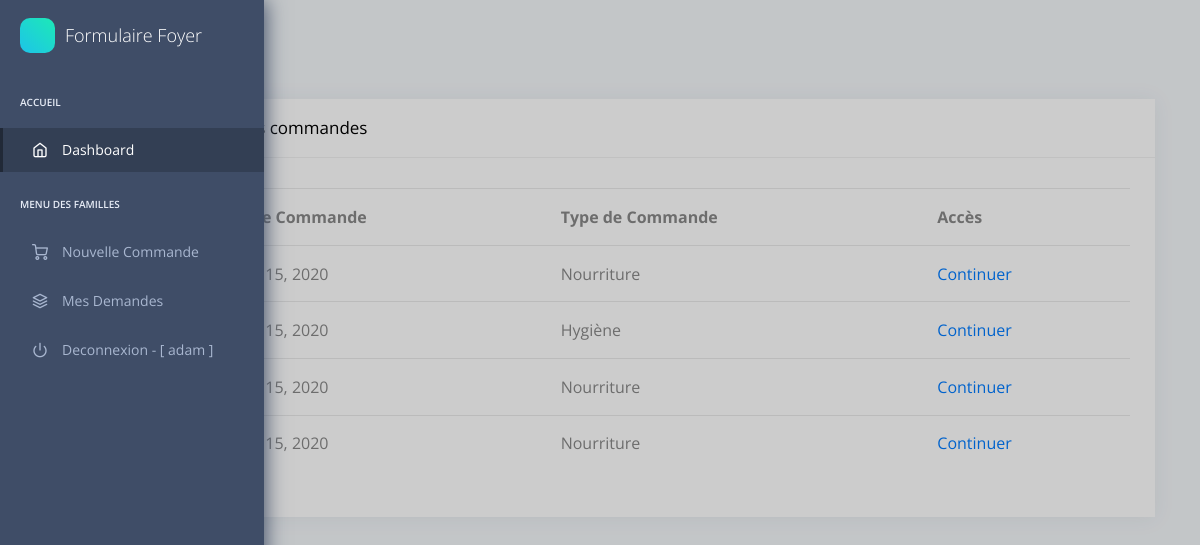
Screenshot of /6/demandes with the database file from the repository.
### forms/models.py (models this page shows, shortened)
class Compte(models.Model):
    nom = models.CharField(max_length=100)
    email = models.EmailField(max_length=100)
    mot_de_passe = models.CharField(max_length=100)
    numero_tel = models.CharField(max_length=100)
    adresse = models.CharField(max_length=100)
    ville = models.CharField(max_length=100)
    date_inscription = models.DateField(auto_now=True)
    membres = models.ManyToManyField(Membre)
    demandes = models.ManyToManyField(Demande)

class Demande(models.Model):
    type = models.CharField(max_length=200,default="Nourriture", choices=type_choices)
    items= models.ManyToManyField(Item)
    date_demande = models.DateField(auto_now=True)

### forms/views.py (the view)
# urls.py: path("<int:id>/demandes", views.demandes),
def demandes(request, id):
    c = Compte.objects.get(id=id)
    return render(request, 'forms/demandes.html', locals())

### forms/templates/forms/demandes.html (shortened to what this page needs)
<head>
    <link rel="stylesheet" href="/static/assets/fonts/fontawesome/css/fontawesome-all.min.css">
    <link rel="stylesheet" href="/static/assets/plugins/animation/css/animate.min.css">
    <link rel="stylesheet" href="/static/assets/css/style.css">
</head>
<nav class="pcoded-navbar">
    <div class="navbar-wrapper">
        <div class="navbar-brand header-logo">
            <a target="_blank" class="b-brand">
                <div class="b-bg">
                </div>
                <span class="b-title">Formulaire Foyer</span>
            </a>
        </div>
        <div class="navbar-content scroll-div">
            <ul class="nav pcoded-inner-navbar">
                <li class="nav-item pcoded-menu-caption">
                    <label>Accueil</label>
                </li>
                <li data-username="dashboard Default Ecommerce CRM Analytics Crypto Project" class="nav-item active">
                    <a href="/" class="nav-link "><span class="pcoded-micon"><i
                                class="feather icon-home"></i></span><span class="pcoded-mtext">Dashboard</span></a>
                </li>
                <li class="nav-item pcoded-menu-caption">
                    <label>Menu des Familles </label>
                </li>
                <li data-username="Create" class="nav-item"><a href="/{{id}}/create" class="nav-link"><span class="pcoded-micon"><i class="feather icon-shopping-cart"></i></span><span class="pcoded-mtext">Nouvelle Commande </span></a></li>
                <li data-username="Create" class="nav-item"><a href="/{{id}}/demandes" class="nav-link"><span class="pcoded-micon"><i class="feather icon-layers"></i></span><span class="pcoded-mtext">Mes Demandes </span></a></li>
                <li data-username="Disabled Menu" class="nav-item">
                    <a href={% url 'logout' %} class="nav-link">
                        <span class="pcoded-micon">
                            <i class="feather icon-power"></i>
                        </span>
                        <span class="pcoded-mtext">Deconnexion - [ {{c.nom}} ]</span>
                    </a>
                </li>
            </ul>
        </div>
    </div>
</nav>
<div class="pcoded-main-container">
    <div class="pcoded-wrapper">
<div class="pcoded-content">
    <div class="pcoded-inner-content">
        <div class="page-header">
            <div class="page-block">
                <div class="row align-items-center">
                    <div class="col-md-12">
                        <div class="page-header-title">
                            <h5 class="m-b-10">Accueil</h5>
                        </div>
                        <ul class="breadcrumb">
                            <li class="breadcrumb-item"><a href="/"></a></li>
                            <li class="breadcrumb-item"><a href="javascript:">Menu Foyer</a></li>
                        </ul>
                    </div>
                </div>
            </div>
        </div>
        <div class="main-body">
            <div class="page-wrapper">
				<div class="col-xl-12">
					<div class="card">
						<div class="card-header">
							<h5>Historique des commandes</h5>
						</div>
						<div class="card-block tab  le-border-style">
							<div class="table-responsive">
								<table class="table">
									<thead>
										<tr>
											<th>#</th>
											<th>Date Commande</th>
                                            <th>Type de Commande</th>
                                            <th>Accès</th>
										</tr>
									</thead>
									<tbody>
                                        {% for d in c.demandes.all %}
                                        <tr>
											<th scope="row">1</th>
											<td>{{d.date_demande}}</td>
                                            <td>{{d.type}}</td>
                                            <td><a href="/{{id}}/{{d.id}}">Continuer</a></td>
										</tr>
                                        {% endfor %}
									</tbody>
								</table>
							</div>
						</div>
					</div>
				</div>
				</div>
			</body>
			</html>
            </div>
        </div>
    </div>
</div>
    </div>
</body>
</html>

### rows the page displays
Compte: nom "adam"
Demande: date_demande "mai 15, 2020", type "Nourriture"
Demande: date_demande "mai 15, 2020", type "Hygiène"
Demande: date_demande "mai 15, 2020", type "Nourriture"
Demande: date_demande "mai 15, 2020", type "Nourriture"
